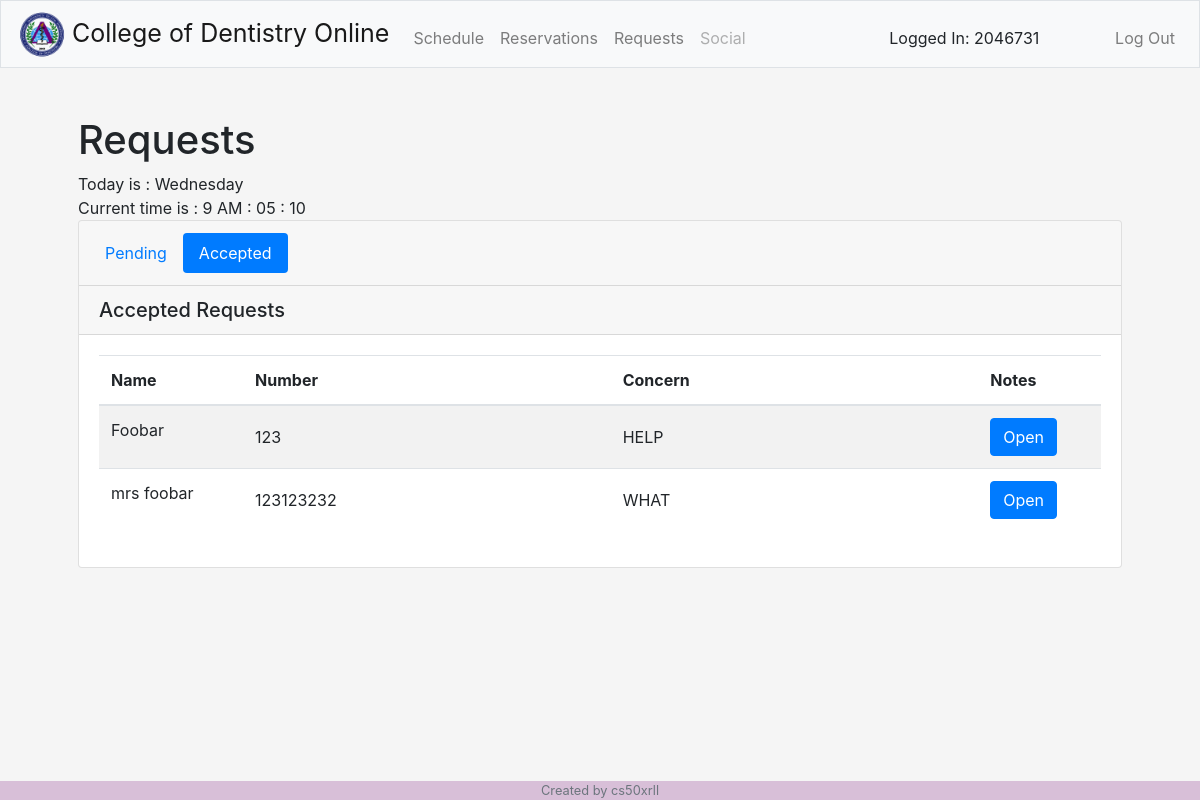
Screenshot of /seerequest (signed in) with the database file from the repository.
### tables this page shows
CREATE TABLE "requests" (
	"name"	TEXT NOT NULL,
	"phonenumber"	NUMERIC NOT NULL,
	"email"	TEXT NOT NULL,
	"facebook"	TEXT NOT NULL,
	"concern"	TEXT NOT NULL,
	"status"	INTEGER NOT NULL
);

CREATE TABLE "approvedrequests" (
	"idnumber"	NUMERIC NOT NULL,
	"pxnumber"	NUMERIC NOT NULL,
	"pxname"	TEXT
);

### application.py (the view)
@app.route("/seerequest", methods=["GET", "POST"])
@login_required
def seerequest():
    studentid = session["idnumber"]
    if request.method == "POST":
        with sqlite3.connect("cod.db") as conn:
            db = conn.cursor()
            requestdb = db.execute("SELECT * FROM requests WHERE phonenumber=?", (request.form.get("number"),))
        return render_template("noterequest.html", requestdb=requestdb)
    else:
        with sqlite3.connect("cod.db") as conn:
            db = conn.cursor()
            accepteddb = db.execute("SELECT requests.name, approvedrequests.pxnumber, requests.concern FROM approvedrequests JOIN requests ON approvedrequests.pxnumber=requests.phonenumber WHERE approvedrequests.idnumber=?", (studentid,))
        return render_template("seerequest.html", accepteddb=accepteddb)

### application.py (called while the page is built)
@app.after_request
def after_request(response):
    response.headers["Cache-Control"] = "no-cache, no-store, must-revalidate"
    response.headers["Expires"] = 0
    response.headers["Pragma"] = "no-cache"
    return response

### helpers.py (called while the page is built)
def login_required(f):
    @wraps(f)
    def decorated_function(*args, **kwargs):
        if session.get("user_id") is None:
            return redirect("/login")
        return f(*args, **kwargs)
    return decorated_function

### templates/seerequest.html (shortened to what this page needs)
{% extends "layout.html" %}
{% block css %}
<link href="static/index.css" rel="stylesheet">
{% endblock %}
{% block main %}
<div>
  <h1>Requests</h1>
</div>
<div class="card text-left">
    <div class="card-header">
      <ul class="nav nav-pills card-header-pills">
        <li class="nav-item">
          <a class="nav-link" href="/request">Pending</a>
        </li>
        <li class="nav-item">
          <a class="nav-link active" href="/seerequest">Accepted</a>
        </li>
      </ul>
    </div>
    <h5 class="card-header">Accepted Requests</h5>
  <div class="card-body">
        <table class="table table-striped">
          <thead>
              <tr>
                  <th>Name</th>
                  <th>Number</th>
                  <th>Concern</th>
                  <th>Notes</th>
              </tr>
          </thead>
          <tbody>
              {% for row in accepteddb: %}
              <tr>
                  <form action="/seerequest" method="post">
                    <td>{{ row[0] }}</td>
                    <td><input name="number" type="text" readonly class="form-control-plaintext" id="email" value= {{ row[1] }} ></td>
                    <td><input name="concern" type="text" readonly class="form-control-plaintext" id="concern" value= {{ row[2] }} ></td>
                    <td>
                      <button class="btn btn-primary" type="submit">Open</button>
                    </td>
                </form>
              </tr>
              {% endfor %}
          </tbody>
      </table>
  </div>
  </div>
{% endblock %}

### static/index.css (style rules this page uses)
body { background-color: whitesmoke; }

### rows the page displays
requests: name "Foobar", number "123"
requests: name "mrs foobar", number "123123232"

### other values shown
{{ session.idnumber }} "2046731"
